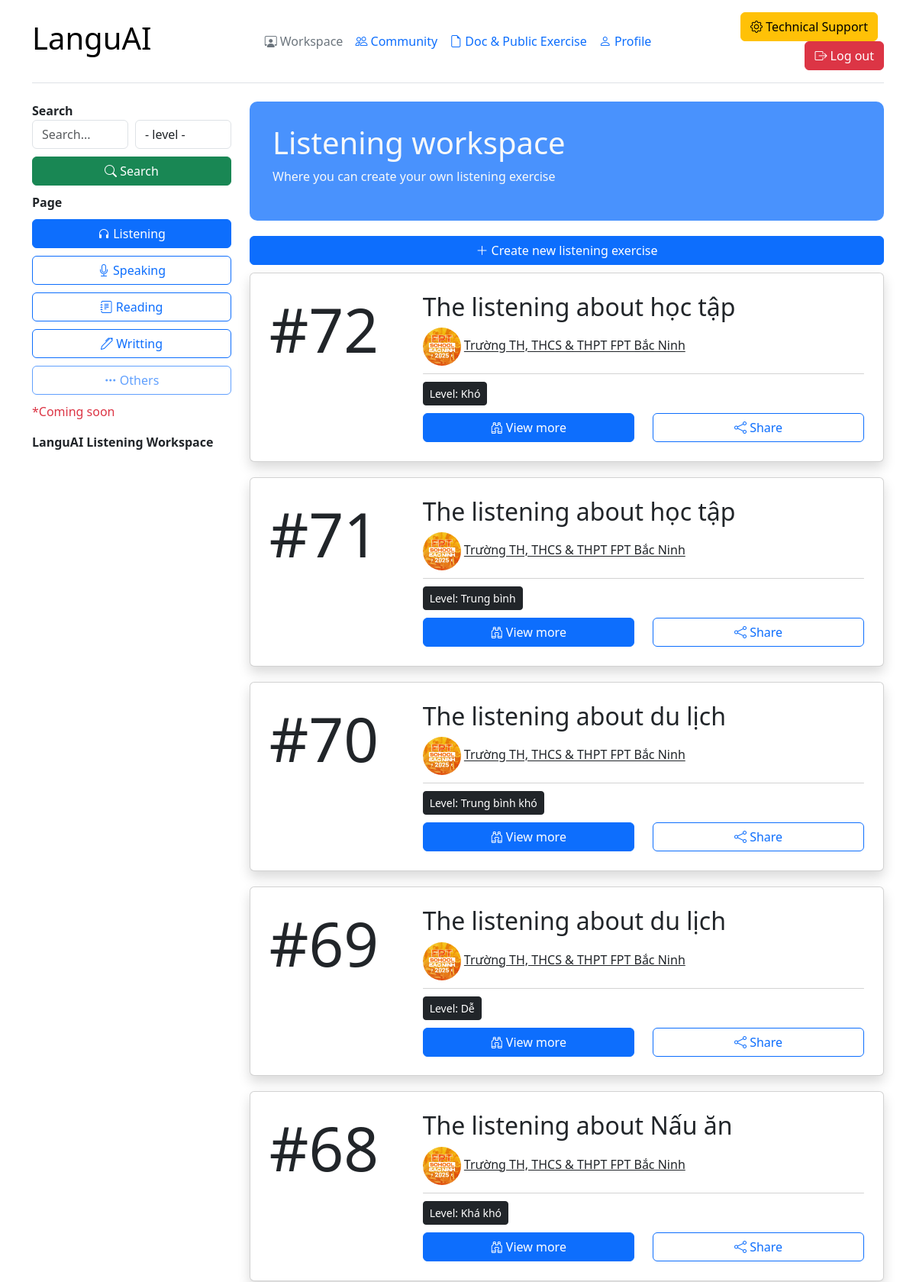
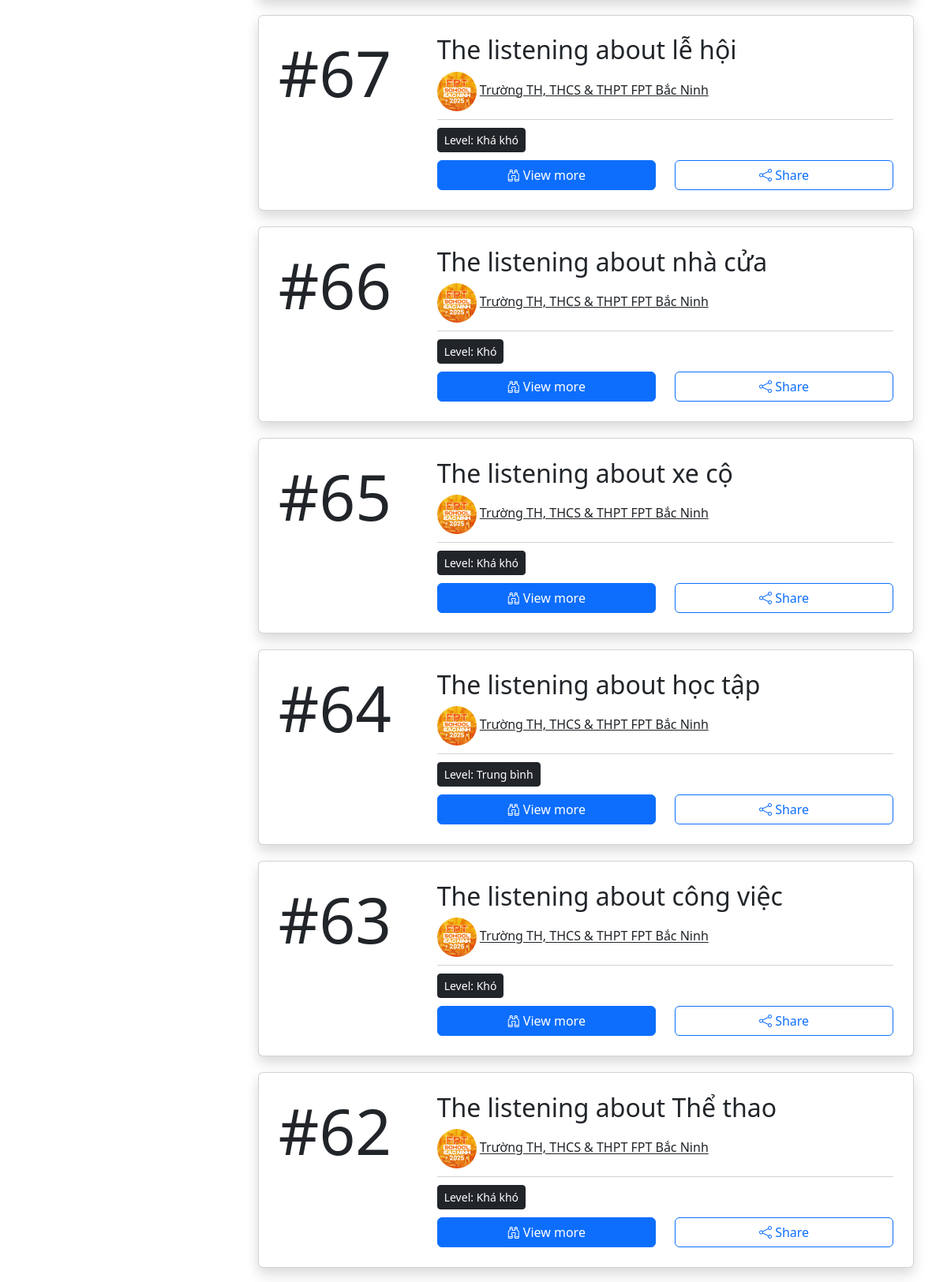
The app's page /workspace/listening/ (signed in, upper part) with its own data (2 pictures, top to bottom).
### tin_hoc_tre/models.py (models this page shows)
class Listening(models.Model):
    title = models.TextField()
    description = models.TextField(null=True)
    level = models.ForeignKey(
        Level, on_delete=models.CASCADE, related_name="Listening_level")
    image = models.ImageField(upload_to="Listening/image/")
    audio = models.FileField(upload_to="listening/file/", null=True)
    user = models.ForeignKey(
        Bio, on_delete=models.CASCADE, related_name="listening_user")
    status = models.TextField(null=True)

class Bio(models.Model):
    user = models.ForeignKey(
        User, on_delete=models.CASCADE, related_name="Bio_user")
    avatar = models.ImageField(upload_to="avatar/", null=True)
    thumbnail = models.ImageField(upload_to="thumbnail/", null=True)
    speaking_score = models.FloatField()
    writing_score = models.FloatField()
    listening_score = models.FloatField()
    reading_score = models.FloatField()
    grammar_score = models.FloatField()
    avg_score = models.FloatField()
    title = models.TextField()

class Level(models.Model):
    name = models.TextField()
    point = models.FloatField()
    gift_point = models.FloatField()

### tin_hoc_tre/views.py (the view)
# urls.py: path("workspace/listening/", views.my_listening_workspace,
def my_listening_workspace(request):
    if request.user.is_authenticated:
        bio = Bio.objects.filter(user=request.user).first()
        level = Level.objects.all()
        if request.method == "GET":
            search = request.GET.get("search")
            sub = request.GET.get("topic")
            if not search and not sub:
                post = Listening.objects.filter(user=bio).all()
            elif search and sub:
                sub = Level.objects.filter(id=sub).first()
                post = Listening.objects.filter(
                    Q(description__icontains=search), Q(title__icontains=search), level=sub, user=bio).all()
            elif search and not sub:
                post = Listening.objects.filter(
                    Q(description__icontains=search), Q(title__icontains=search), user=bio).all()
            else:
                sub = Level.objects.filter(id=sub).first()
                post = Listening.objects.filter(
                    level=sub, user=bio).all()
        else:
            post = Listening.objects.filter(user=bio).all()
        context = {"bio": bio, "posts": post[::-1], 'subjects': level}
    else:
        return redirect("check")
    return render(request, "listening/workspace.html", context=context)

### tin_hoc_tre/templates/listening/workspace.html (shortened to what this page needs)
<!DOCTYPE html>
<html lang="en">
<head>
    <link rel="stylesheet" href="https://cdnjs.cloudflare.com/ajax/libs/bootstrap-icons/1.11.3/font/bootstrap-icons.min.css" />
    <link href="https://cdn.jsdelivr.net/npm/bootstrap@5.3.3/dist/css/bootstrap.min.css" rel="stylesheet">
</head>
<body>
    <div class="container">
        <header class="d-flex flex-wrap align-items-center justify-content-center justify-content-md-between py-3 mb-4 border-bottom">
          <div class="col-md-3 mb-2 mb-md-0">
            <a href="/" class="d-inline-flex link-body-emphasis text-decoration-none">
              <h1>LanguAI</h1>
            </a>
          </div>
          <ul class="nav col-12 col-md-auto mb-2 justify-content-center mb-md-0">
            {% if c2 != True %}
            <li><a href="{% url 'my_listening_workspace' %}" class="nav-link px-2 link-secondary"><i class="bi bi-person-workspace"></i> Workspace</a></li>
            <li><a href="{% url 'post_view' %}" class="nav-link px-2"><i class="bi bi-people"></i> Community</a></li>
            <li><a href="{% url 'document_list_view' %}" class="nav-link px-2"><i class="bi bi-file-earmark"></i> Doc & Public Exercise</a></li>
            <li><a href="{% url 'my_profile' %}" class="nav-link px-2"><i class="bi bi-person"></i> Profile</a></li>
            {% endif %}
          </ul>
          <div class="col-md-3 text-end">
            <button type="button" class="btn btn-warning me-2"><i class="bi bi-gear"></i> Technical Support</button>
            <a href="{% url 'log_out' %}" type="button" class="btn btn-danger"><i class="bi bi-box-arrow-right"></i> Log out</a>
          </div>
        </header>
        <section style="margin-top: 20px;">
            <div class="row">
                <div class="col-lg-3">
                    <b>Search</b>
                    <form style="margin-bottom: 10px;">
                        <div class="row">
                            <div class="col-lg" style="margin-right: -15px;">
                                <input placeholder="Search..." type="text" name="search" class="form-control w-100">
                            </div>
                            <div class="col-lg">
                                <select class="form-control w-100" style="margin-right: 10px;" name="topic">
                                    <option value="">- level -</option>
                                  </select>
                            </div>
                        </div>
                        <div class="row" style="margin-top: 10px;">
                            <div class="col-lg">
                                <button class="btn btn-success w-100"><i class="bi bi-search"></i> Search</button>
                            </div>
                        </div>
                    </form>
                    <b>Page</b>
                    {% if c2 != True %}
                    <a href="{% url 'my_listening_workspace' %}"  class="btn btn-primary w-100 rounded" style="margin-top: 10px;"><i class="bi bi-headphones"></i> Listening</a>
                    <a href="{% url 'my_speaking_scripts_workspace' %}"  class="btn btn-outline-primary w-100 rounded" style="margin-top: 10px;"><i class="bi bi-mic"></i> Speaking</a>
                    <a href="{% url 'my_reading_workspace' %}"  class="btn btn-outline-primary w-100 rounded" style="margin-top: 10px;"><i class="bi bi-journal-text"></i> Reading</a>
                    <a href="{% url 'my_writting_workspace' %}"  class="btn btn-outline-primary w-100 rounded" style="margin-top: 10px;"><i class="bi bi-pen"></i> Writting</a>
                    <button href="{% url 'my_listening_workspace' %}" disabled  class="btn btn-outline-primary w-100 rounded" style="margin-top: 10px;"><i class="bi bi-three-dots"></i> Others</button>
                    <p class="text-danger" style="margin-top: 10px;">*Coming soon</p>
                    {% endif %}
                    <b>LanguAI Listening Workspace</b>
                </div>
                <div class="col-lg-9">
                    <div class="bg-primary text-light bg-opacity-75" style="margin-bottom: 20px;border-radius: 10px;">
                        <div style="padding: 30px;">
                            <h1>Listening workspace</h1>
                            <p>Where you can create your own listening exercise</p>
                        </div>
                    </div>
                    <a class="btn btn-primary w-100" style="margin-bottom: 10px;" href="{% url 'create_listening_AI' %}"><i class="bi bi-plus-lg"></i> Create new listening exercise</a>
            <div class="text-align: center;">
              {% if posts %}
                {% for post in posts %}
                <div class="card w-100 shadow" style="margin-bottom: 20px;">
                  <div class="card-body" style="padding: 3%;">
                    <div class="row">
                      <div class="col-lg-3">
                        <h1 class="display-1">#{{post.id}}</h1>
                      </div>
                      <div class="col-lg-9">
                        <h2>{{post.title}}</h2>
                        <img src="{{post.user.avatar.url}}" class="rounded-circle" style="width: 50px;height: 50px;object-fit: cover;"> <a href="{% url 'user_profile' id=post.user.id %}" class="link-dark">   {{post.user.user.username}}</a>
                        <div style=" margin-top: 10px;width: 100%;height:1px;background-color: lightgrey; margin-bottom: 10px;" class="rounded"></div>
                        <a class="btn btn-dark btn-sm" style="margin-bottom: 10px;">Level: {{post.level.name}}</a>
                        <div class="row">
                          <div class="col-lg">
                            <a href="{% url 'listening_view' id=post.id %}" class="btn btn-primary w-100"><i class="bi bi-binoculars"></i> View more</a>
                          </div>
                          <div class="col-lg">
                            {% if post.status == "Không công khai" %}
                            <a data-bs-toggle="modal" data-bs-target="#check_code_{{post.id}}" class="btn btn-outline-primary w-100"><i class="bi bi-arrow-repeat" style="margin-right: 1.5px;"></i> Change access status</a>
                            {% else %}
                            <a onclick="myFunction()" class="btn btn-outline-primary w-100"><i class="bi bi-share"></i> Share</a>
                            {% endif %}
                          </div>
                        </div>
                      </div>
                    </div>
                  </div>
                </div>
                {% endfor %}
            {% else %}
            <div class="card w-100 shadow">
              <div class="card-body" style="padding: 3%;">
                <h1 class="text-center">Bạn chưa tạo bài tập nào</h1>
              </div>
            </div>
            {% endif %}
            </div>
                </div>
            </div>
        </section>
      </div>
</body>
</html>

### records on screen
Listening: id "72", title "The listening about học tập", user.avatar (picture), user.user.username "Trường TH, THCS & THPT FPT Bắc Ninh", level.name "Khó", status "Công khai" (drawn)
Listening: id "71", title "The listening about học tập", user.avatar (picture), user.user.username "Trường TH, THCS & THPT FPT Bắc Ninh", level.name "Trung bình", status "Công khai" (drawn)
Listening: id "70", title "The listening about du lịch", user.avatar (picture), user.user.username "Trường TH, THCS & THPT FPT Bắc Ninh", level.name "Trung bình khó", status "Công khai" (drawn)
Listening: id "69", title "The listening about du lịch", user.avatar (picture), user.user.username "Trường TH, THCS & THPT FPT Bắc Ninh", level.name "Dễ", status "Công khai" (drawn)
Listening: id "68", title "The listening about Nấu ăn", user.avatar (picture), user.user.username "Trường TH, THCS & THPT FPT Bắc Ninh", level.name "Khá khó", status "Công khai" (drawn)
Listening: id "67", title "The listening about lễ hội", user.avatar (picture), user.user.username "Trường TH, THCS & THPT FPT Bắc Ninh", level.name "Khá khó", status "Công khai" (drawn)
Listening: id "66", title "The listening about nhà cửa", user.avatar (picture), user.user.username "Trường TH, THCS & THPT FPT Bắc Ninh", level.name "Khó", status "Công khai" (drawn)
Listening: id "65", title "The listening about xe cộ", user.avatar (picture), user.user.username "Trường TH, THCS & THPT FPT Bắc Ninh", level.name "Khá khó", status "Công khai" (drawn)
Listening: id "64", title "The listening about học tập", user.avatar (picture), user.user.username "Trường TH, THCS & THPT FPT Bắc Ninh", level.name "Trung bình", status "Công khai" (drawn)
Listening: id "63", title "The listening about công việc", user.avatar (picture), user.user.username "Trường TH, THCS & THPT FPT Bắc Ninh", level.name "Khó", status "Công khai" (drawn)
Listening: id "62", title "The listening about Thể thao", user.avatar (picture), user.user.username "Trường TH, THCS & THPT FPT Bắc Ninh", level.name "Khá khó", status "Công khai" (drawn)
